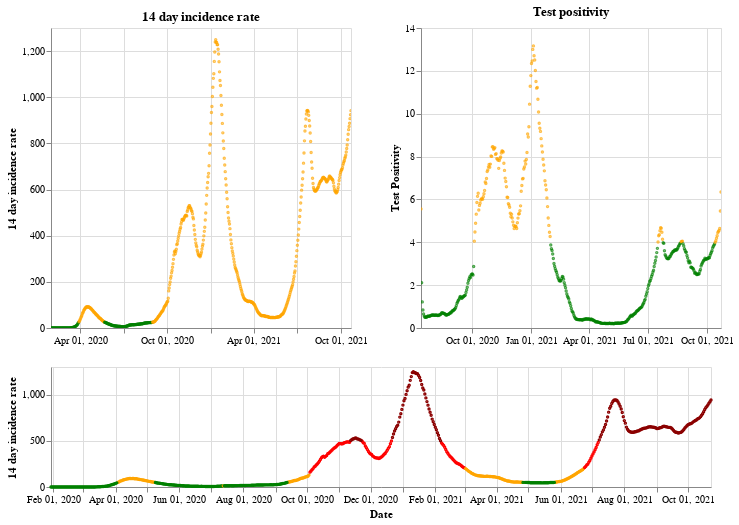

Notebook code for this chart:
### Markdown cell above
## England

### Code cell
plot_traffic_light('England')

### Figure 1 — Vega-Lite specification as saved in the notebook (floating-point values rounded to 4 significant figures; data arrays with more than 128 entries replaced by an {"elided": "..."} marker saying what was removed)
{"config": {"view": {"continuousWidth": 400, "continuousHeight": 300}}, "vconcat": [{"hconcat": [{"mark": {"type": "point", "size": 2}, "encoding": {"color": {"condition": {"value": "green", "test": "(datum.twoWeeklyCasesRate <= 25)"}, "value": "orange"}, "tooltip": [{"type": "nominal", "field": "areaName"}, {"type": "temporal", "field": "date"}, {"type": "quantitative", "field": "twoWeeklyCasesRate"}, {"type": "quantitative", "field": "testPositivity"}], "x": {"type": "temporal", "axis": {"title": ""}, "field": "date", "scale": {"domain": {"selection": "DateBrush"}}, "timeUnit": "yearmonthdate"}, "y": {"type": "quantitative", "axis": {"title": "14 day incidence rate"}, "field": "twoWeeklyCasesRate"}}, "title": "14 day incidence rate", "width": 300}, {"mark": {"type": "point", "size": 2}, "encoding": {"color": {"condition": {"value": "green", "test": "(datum.testPositivity <= 4)"}, "value": "orange"}, "tooltip": [{"type": "nominal", "field": "areaName"}, {"type": "temporal", "field": "date"}, {"type": "quantitative", "field": "twoWeeklyCasesRate"}, {"type": "quantitative", "field": "testPositivity"}], "x": {"type": "temporal", "axis": {"title": ""}, "field": "date", "scale": {"domain": {"selection": "DateBrush"}}, "timeUnit": "yearmonthdate"}, "y": {"type": "quantitative", "axis": {"title": "Test Positivity"}, "field": "testPositivity"}}, "title": "Test positivity", "width": 300}]}, {"layer": [{"mark": {"type": "point", "size": 2}, "encoding": {"color": {"condition": {"value": "orange", "test": "(((datum.testPositivity < 4) && (datum.twoWeeklyCasesRate >= 50)) && (datum.twoWeeklyCasesRate < 200))"}, "value": "red"}, "opacity": {"condition": {"value": 1, "test": "((datum.twoWeeklyCasesRate >= 50) && (datum.twoWeeklyCasesRate < 500))"}, "value": 0}, "tooltip": [{"type": "nominal", "field": "areaName"}, {"type": "temporal", "field": "date"}, {"type": "quantitative", "field": "twoWeeklyCasesRate"}, {"type": "quantitative", "field": "testPositivity"}], "x": {"type": "temporal", "axis": {"title": "Date"}, "field": "date", "timeUnit": "yearmonthdate"}, "y": {"type": "quantitative", "axis": {"title": "14 day incidence rate"}, "field": "twoWeeklyCasesRate"}}, "selection": {"DateBrush": {"type": "interval", "encodings": ["x"], "fields": ["Time"]}}}, {"mark": {"type": "point", "size": 2}, "encoding": {"color": {"value": "darkred"}, "opacity": {"condition": {"value": 1, "test": "(datum.twoWeeklyCasesRate >= 500)"}, "value": 0}, "tooltip": [{"type": "nominal", "field": "areaName"}, {"type": "temporal", "field": "date"}, {"type": "quantitative", "field": "twoWeeklyCasesRate"}, {"type": "quantitative", "field": "testPositivity"}], "x": {"type": "temporal", "axis": {"title": "Date"}, "field": "date", "timeUnit": "yearmonthdate"}, "y": {"type": "quantitative", "axis": {"title": "14 day incidence rate"}, "field": "twoWeeklyCasesRate"}}}, {"mark": {"type": "point", "size": 2}, "encoding": {"color": {"condition": {"value": "green", "test": "((datum.testPositivity < 4) && (datum.twoWeeklyCasesRate < 50))"}, "value": "orange"}, "opacity": {"condition": {"value": 1, "test": "(datum.twoWeeklyCasesRate < 50)"}, "value": 0}, "tooltip": [{"type": "nominal", "field": "areaName"}, {"type": "temporal", "field": "date"}, {"type": "quantitative", "field": "twoWeeklyCasesRate"}, {"type": "quantitative", "field": "testPositivity"}], "x": {"type": "temporal", "axis": {"title": "Date"}, "field": "date", "timeUnit": "yearmonthdate"}, "y": {"type": "quantitative", "axis": {"title": "14 day incidence rate"}, "field": "twoWeeklyCasesRate"}}}], "height": 120, "width": 660}], "data": {"name": "data-2cd13fe4fedd0e003ea16d1b44d6d6ea"}, "$schema": "https://vega.github.io/schema/vega-lite/v4.8.1.json", "datasets": {"data-2cd13fe4fedd0e003ea16d1b44d6d6ea": {"elided": "633 records"}}}
